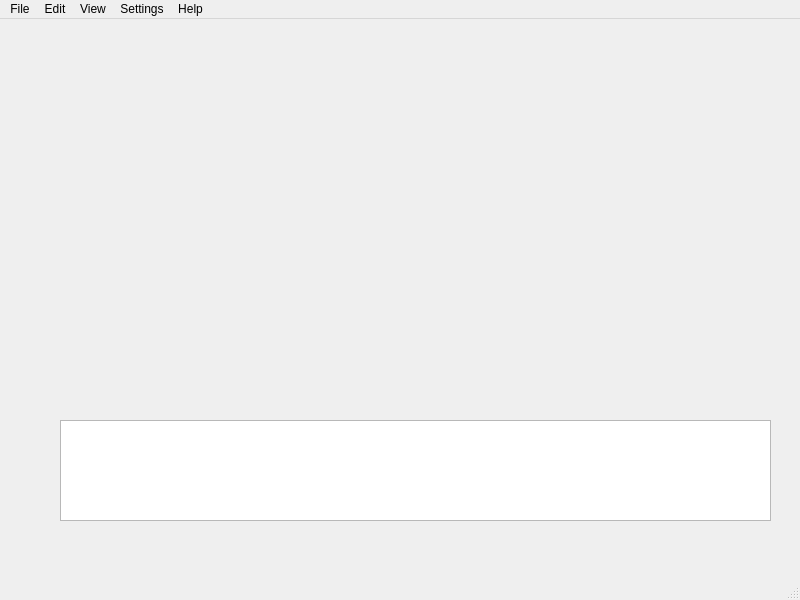
<?xml version="1.0" encoding="UTF-8"?>
<ui version="4.0">
 <class>MainWindow</class>
 <widget class="QMainWindow" name="MainWindow">
  <property name="geometry">
   <rect>
    <x>0</x>
    <y>0</y>
    <width>800</width>
    <height>600</height>
   </rect>
  </property>
  <property name="windowTitle">
   <string>MainWindow</string>
  </property>
  <widget class="QWidget" name="centralwidget">
   <widget class="QGraphicsView" name="graphicsViewPiano">
    <property name="geometry">
     <rect>
      <x>60</x>
      <y>401</y>
      <width>711</width>
      <height>101</height>
     </rect>
    </property>
   </widget>
  </widget>
  <widget class="QMenuBar" name="menubar">
   <property name="geometry">
    <rect>
     <x>0</x>
     <y>0</y>
     <width>800</width>
     <height>25</height>
    </rect>
   </property>
   <widget class="QMenu" name="menuFile">
    <property name="title">
     <string>File</string>
    </property>
   </widget>
   <widget class="QMenu" name="menuEdit">
    <property name="title">
     <string>Edit</string>
    </property>
   </widget>
   <widget class="QMenu" name="menuView">
    <property name="title">
     <string>View</string>
    </property>
   </widget>
   <widget class="QMenu" name="menuSettings">
    <property name="title">
     <string>Settings</string>
    </property>
   </widget>
   <widget class="QMenu" name="menuHelp">
    <property name="title">
     <string>Help</string>
    </property>
   </widget>
   <addaction name="menuFile"/>
   <addaction name="menuEdit"/>
   <addaction name="menuView"/>
   <addaction name="menuSettings"/>
   <addaction name="menuHelp"/>
  </widget>
  <widget class="QStatusBar" name="statusbar"/>
 </widget>
 <resources/>
 <connections/>
</ui>
